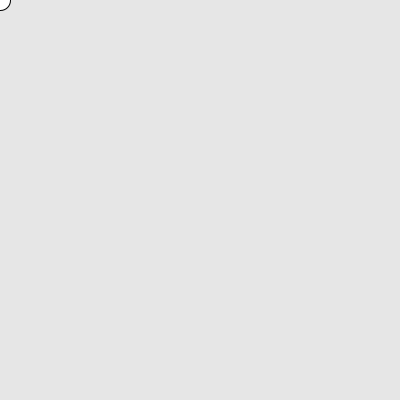
Frame 1 (no input)
Frame 60 (the mouse pressed at the canvas centre just before this capture): identical to frame 1, image omitted
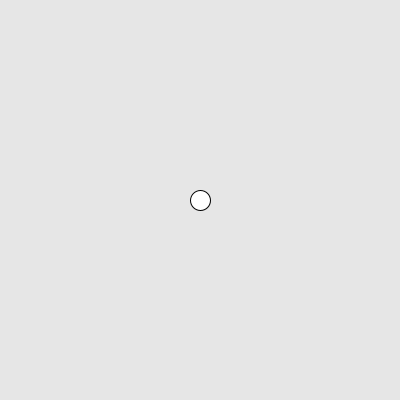
Frame 120 (the mouse held since frame 60 and released just before this capture)

The Processing sketch that drew these frames (run headless with seeded random() and noise(); from frame 60 on, the mouse is pressed at the canvas centre):

// Processing sketch: LetterStairCase
// ── LetterStairCase.pde
void setup() {
  size(400, 400);
}

void draw() {
  background(230);
  ellipse(mouseX, mouseY, 20, 20);
}
